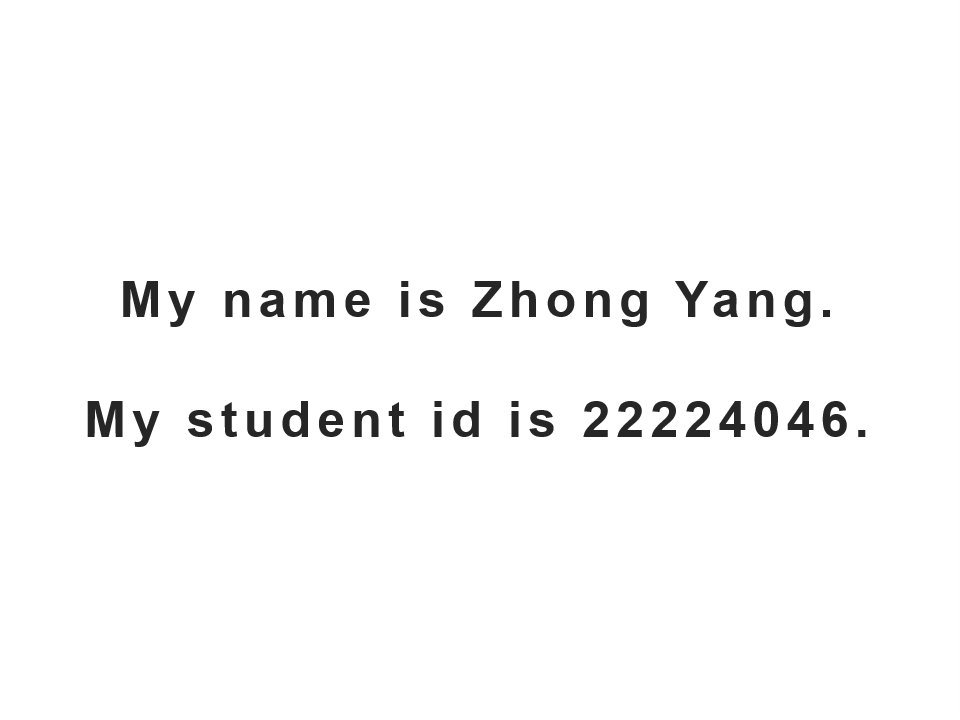
//> input picture labs/lab1-warm-up/info.png, 960 x 720 px
$ ./main   (built with g++ and OpenCV 4)
//> lines starting //> are read from the running program, lines starting //| are printed output that depends on the picture; after the words box and inside, x2 and y2 are one past the last pixel; in counts of white or black regions, pixels touching at a corner belong together
### labs/lab1-warm-up/BounceBall.hpp
#ifndef BOUNCEBALL
#define BOUNCEBALL
#include <cmath>
#include <iostream>
#include <opencv2/opencv.hpp>

using namespace std;
using namespace cv;

class BounceBall {
 private:
  // position
  int x, y;
  // speed
  int dx, dy;
  // radius
  int radius;
  // color
  Scalar color;

  bool collapse(const BounceBall &);

 public:
  BounceBall() = default;

  BounceBall(int bx, int by, int dbx, int dby, int br, const Scalar &bc)
      : x(bx), y(by), dx(dbx), dy(dby), radius(br), color(bc) {}

  // [8 lines left out: function BounceBall, not called in this run]

  ~BounceBall() {}

  friend void move(vector<BounceBall> &, const int &, const int &);

  void draw(Mat &) const;
};

#endif

### labs/lab1-warm-up/BounceBall.cpp
#include "BounceBall.hpp"

using namespace std;

void move(vector<BounceBall> &balls, const int &width, const int &height) {
  // change balls position
  for (int i = 0; i < balls.size(); i++) {
    // check the window boundary
    if (balls[i].x + balls[i].dx < balls[i].radius ||
        balls[i].x + balls[i].dx > width - balls[i].radius ||
        balls[i].y + balls[i].dy < balls[i].radius ||
        balls[i].y + balls[i].dy > height - balls[i].radius) {
      if ((balls[i].x + balls[i].dx < balls[i].radius ||
           balls[i].x + balls[i].dx > width - balls[i].radius) &&
          (balls[i].y + balls[i].dy < balls[i].radius ||
           balls[i].y + balls[i].dy > height - balls[i].radius)) {
        balls[i].dx = -balls[i].dx;
        balls[i].dy = -balls[i].dy;
      } else if (balls[i].x + balls[i].dx < balls[i].radius ||
                 balls[i].x + balls[i].dx > width - balls[i].radius) {
        balls[i].dx = -balls[i].dx;
      } else {
        balls[i].dy = -balls[i].dy;
      }
    }

    // check other balls
    for (int j = 0; j < balls.size(); j++) {
      if (i == j) {
        continue;
      }

      if (balls[i].collapse(balls[j]) == true) {
        // for rear-end collision, exchange speed
        // for head-on collision, change speed direction
        if (balls[i].dx * balls[j].dx > 0) {
          int tmp = balls[i].dx;
          balls[i].dx = balls[j].dx;
          balls[j].dx = tmp;
        } else {
          balls[i].dx = -balls[i].dx;
          balls[j].dx = -balls[j].dx;
        }

        if (balls[i].dy * balls[j].dy > 0) {
          int tmp = balls[i].dy;
          balls[i].dy = balls[j].dy;
          balls[j].dy = tmp;
        } else {
          balls[j].dy = -balls[j].dy;
          balls[i].dy = -balls[i].dy;
        }
      }
    }

    balls[i].x += balls[i].dx;
    balls[i].y += balls[i].dy;
  }
}

void BounceBall::draw(cv::Mat &img) const {
  cv::circle(img, cv::Point(x, y), radius, color, -1);
}

bool BounceBall::collapse(const BounceBall &other) {
  double distance = sqrt(pow(x - other.x, 2) + pow(y - other.y, 2));
  if (distance > radius + other.radius)
    return false;
  else
    return true;
}

### labs/lab1-warm-up/main.cpp
#include <assert.h>
#include <math.h>
#include <stdlib.h>
#include <iostream>
#include <opencv2/opencv.hpp>

#include "BounceBall.hpp"


#define FRAME_NUM 20
#define DELAY 300
using namespace std;
using namespace cv;

// return a random integer in [min, max)
int RandInt(int max, int min = 0) {
  assert(max >= min);
  return rand() % (max - min) + min;
}

Scalar RandColor() { return Scalar(RandInt(255), RandInt(255), RandInt(255)); }

void RandPattern(Mat &img, int xlow, int xhigh, int ylow, int yhigh) {
  int x, y, nx, ny;
  int x1, x2, y1, y2;
  int r;
  switch (RandInt(3)) {
    case 1:
      // circle
      x = RandInt(xhigh, xlow), y = RandInt(yhigh, ylow);
      r = xhigh - xlow > yhigh - ylow ? RandInt(yhigh - ylow)
                                      : RandInt(xhigh - xlow);
      circle(img, Point(x, y), r, RandColor(), -1);
      break;
    case 2:
      // rectangle
      x1 = RandInt(xhigh, xlow), y1 = RandInt(yhigh, ylow);
      x2 = RandInt(xhigh, x1), y2 = RandInt(yhigh, y1);
      rectangle(img, Point(x1, y1), Point(x2, y2), RandColor(), -1);
      break;
    default:
      // line
      x = RandInt(xhigh, xlow), y = RandInt(yhigh, ylow);
      nx = RandInt(xhigh, xlow), ny = RandInt(yhigh, ylow);
      line(img, Point(x, y), Point(nx, ny), RandColor(), 2);
      break;
  }
}

int main(int argc, char **argv) {
  // define size (equal to the size of the info.png, profile.png and end.png)
  const int width = 960, height = 720;
  // create a img
  Mat img;
  const char windName[] = "lab1-warm-up";
  // create a window
  namedWindow(windName);
  // create a videowriter
  VideoWriter vw("./lab1_output.avi", VideoWriter::fourcc('M', 'J', 'P', 'G'),
                 30.0, Size(width, height), true);

  // load my info
  cout << "load my infomation\n";
  img = imread("../lab1-warm-up/info.png");
//> img is the input picture: 720 rows x 960 cols, CV_8UC3; min 38, max 255, mean 249.5
  for (int i = 0; i < FRAME_NUM; i++) {
    imshow(windName, img);
    vw << img;
    if (waitKey(DELAY) == 32) {
      cout << "wait\n";
      waitKey(0);
      cout << "break\n";
    }
  }

  // load my profile and convert to grayscale image
  cout << "load my profile and convert to grayscale image\n";
  img = imread("../lab1-warm-up/profile.jpg");
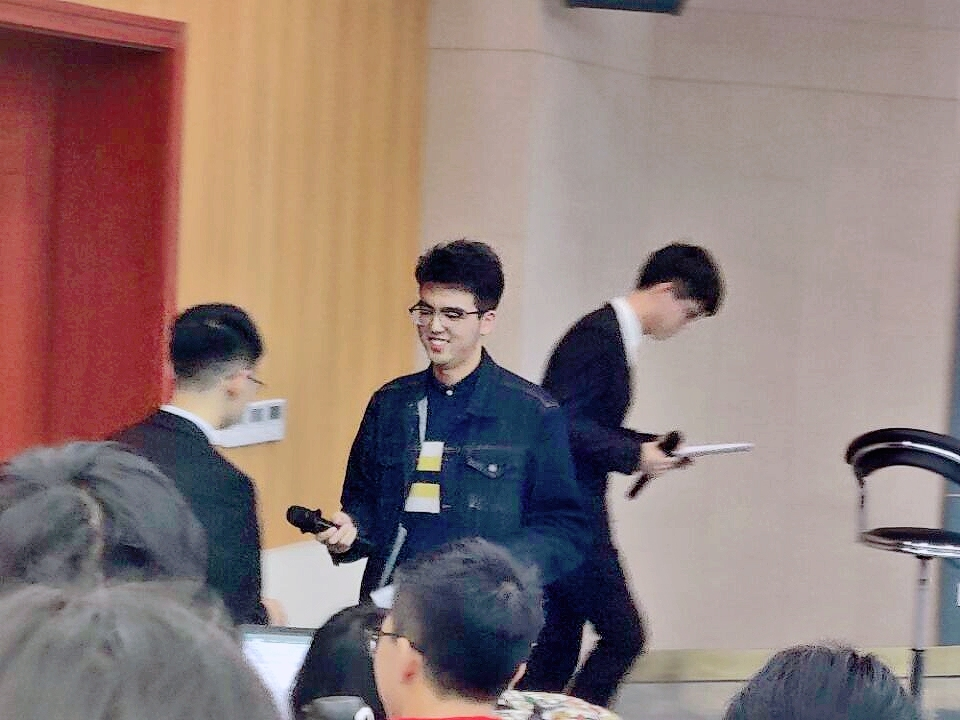
//> input picture labs/lab1-warm-up/profile.jpg, 960 x 720 px
//> img is the input picture: 720 rows x 960 cols, CV_8UC3; mean B, G, R 119.2, 122.3, 142.4
  int rows = 0;
  for (int i = 0; i < FRAME_NUM; i++) {
    while (rows < height / FRAME_NUM * (i + 1) && rows < height) {
      for (int cols = 0; cols < width; cols++) {
        int b = img.at<Vec3b>(rows, cols)[0];
        int g = img.at<Vec3b>(rows, cols)[1];
        int r = img.at<Vec3b>(rows, cols)[2];

        img.at<Vec3b>(rows, cols)[0] = 0.33 * (r + g + b);
        img.at<Vec3b>(rows, cols)[1] = 0.33 * (r + g + b);
        img.at<Vec3b>(rows, cols)[2] = 0.33 * (r + g + b);
      }
      rows += 1;
    }
    imshow(windName, img);
    vw << img;
    if (waitKey(DELAY) == 32) {
      cout << "wait\n";
      waitKey(0);
      cout << "break\n";
    }
  }
//> this loop made 20 passes
//> rows on passes 1 to 12: 36, 72, 108, 144, 180, 216, 252, 288, 324, 360, 396, 432
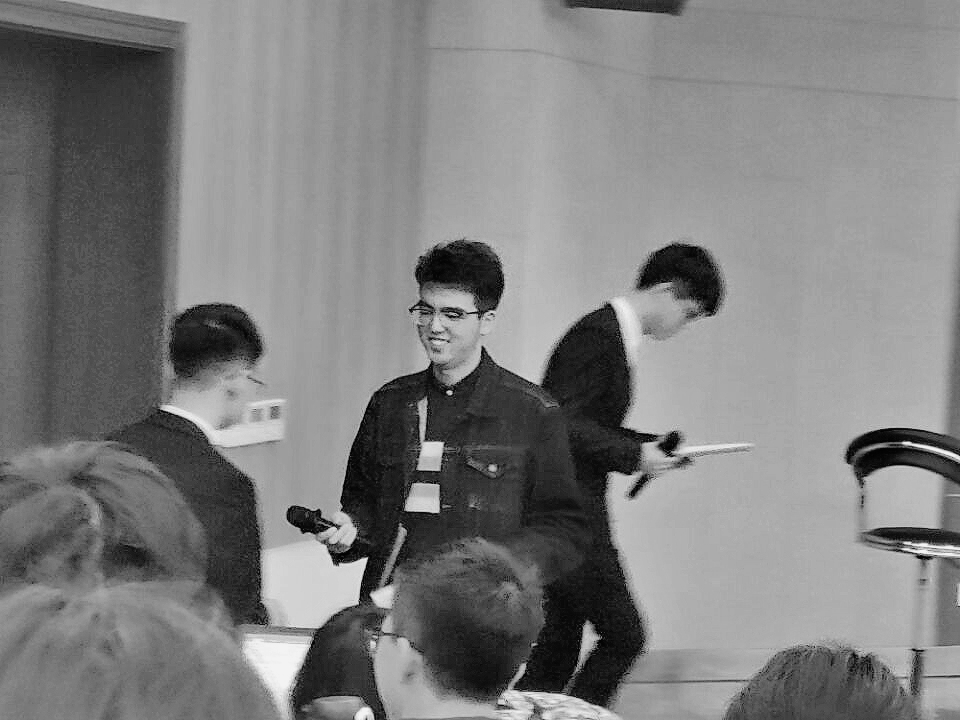
//> img: 720 rows x 960 cols, CV_8UC3; min 1, max 244, mean 126.2
//> after the loop, rows = 720

  // then convert to black and white image
  cout << "then convert to black and white image\n";
  int threhold = 128;
  rows = 0;
  for (int i = 0; i < FRAME_NUM; i++) {
    while (rows < height / FRAME_NUM * (i + 1) && rows < height) {
      for (int cols = 0; cols < width; cols++) {
        for (int channel = 0; channel < 3; channel++) {
          if (img.at<Vec3b>(rows, cols)[channel] >= threhold)
            img.at<Vec3b>(rows, cols)[channel] = 255;
          else
            img.at<Vec3b>(rows, cols)[channel] = 0;
        }
      }
      rows += 1;
    }
    imshow(windName, img);
    vw << img;
    if (waitKey(DELAY) == 32) {
      cout << "wait\n";
      waitKey(0);
      cout << "break\n";
    }
  }
//> this loop made 20 passes
//> pass 1, `imshow(windName, img);`:
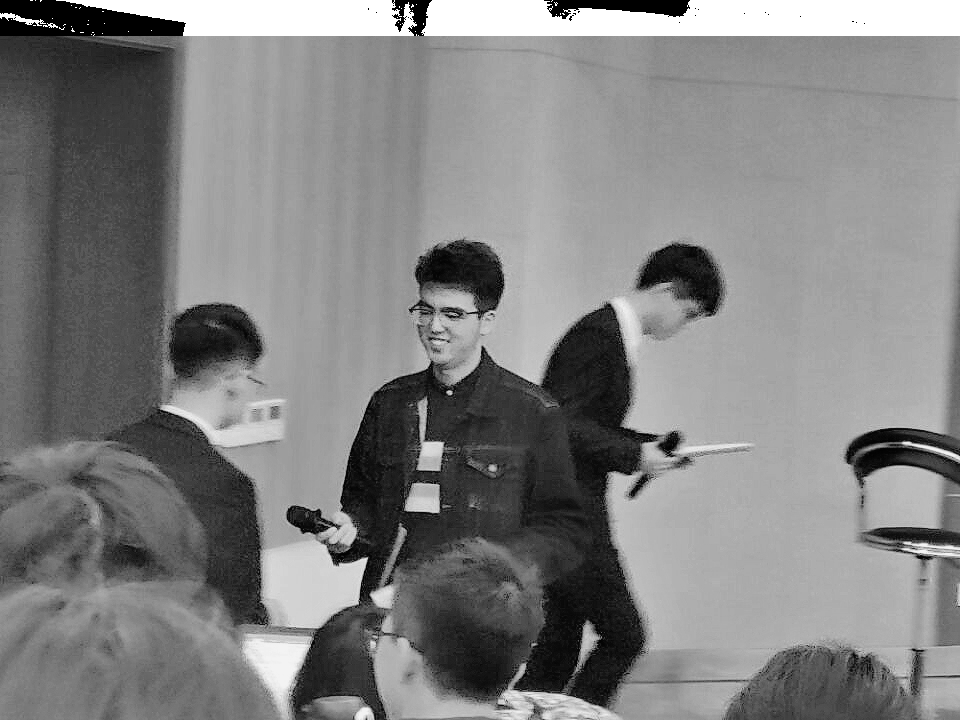
//> window 'lab1-warm-up': 720 rows x 960 cols, CV_8UC3; min 0, max 255, mean 129.4
//> after the loop:
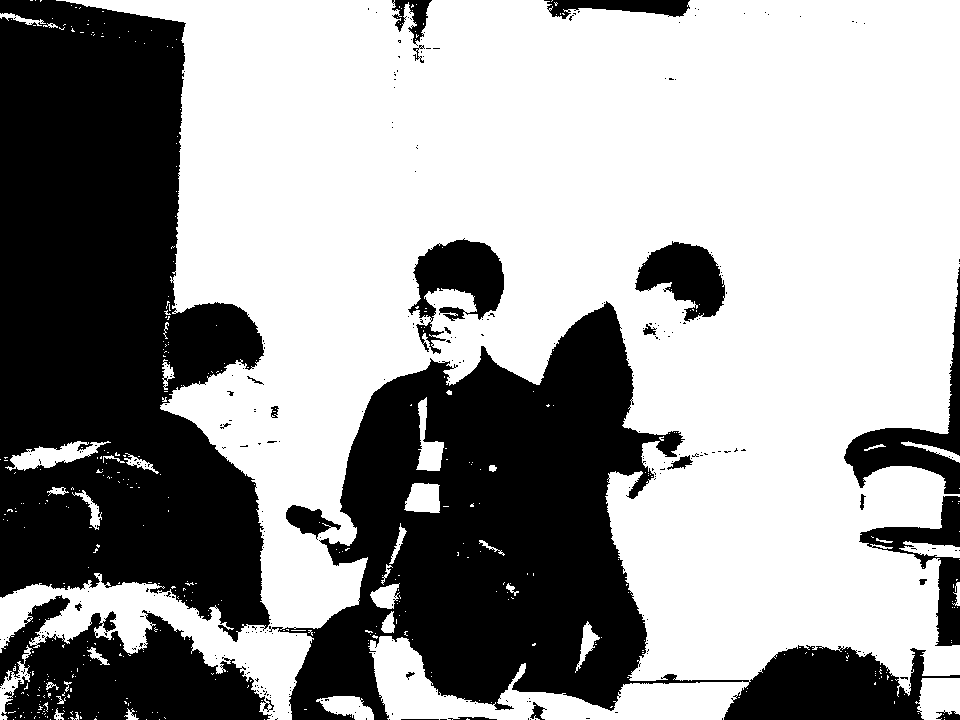
//> img: 720 rows x 960 cols, CV_8UC3; 61.2% white; 324 black regions (299 under 20 px), largest, box (x1, y1, x2, y2) and area: (0, 0, 271, 642) 119877, (269, 301, 960, 720) 104247, (0, 595, 274, 720) 19612
//> after the loop, rows = 720

  // draw some simple random patterns
  cout << "draw some simple random patterns\n";
  // initialize "a white paper"
  img = Mat(Size(width, height), CV_8UC3, Scalar(255, 255, 255));
  // initialize a point
  for (int i = 0; i < FRAME_NUM; i++) {
    RandPattern(img, 0, width, 0, height);
    imshow(windName, img);
    vw << img;
    if (waitKey(DELAY) == 32) {
      cout << "wait\n";
      waitKey(0);
      cout << "break\n";
    }
  }
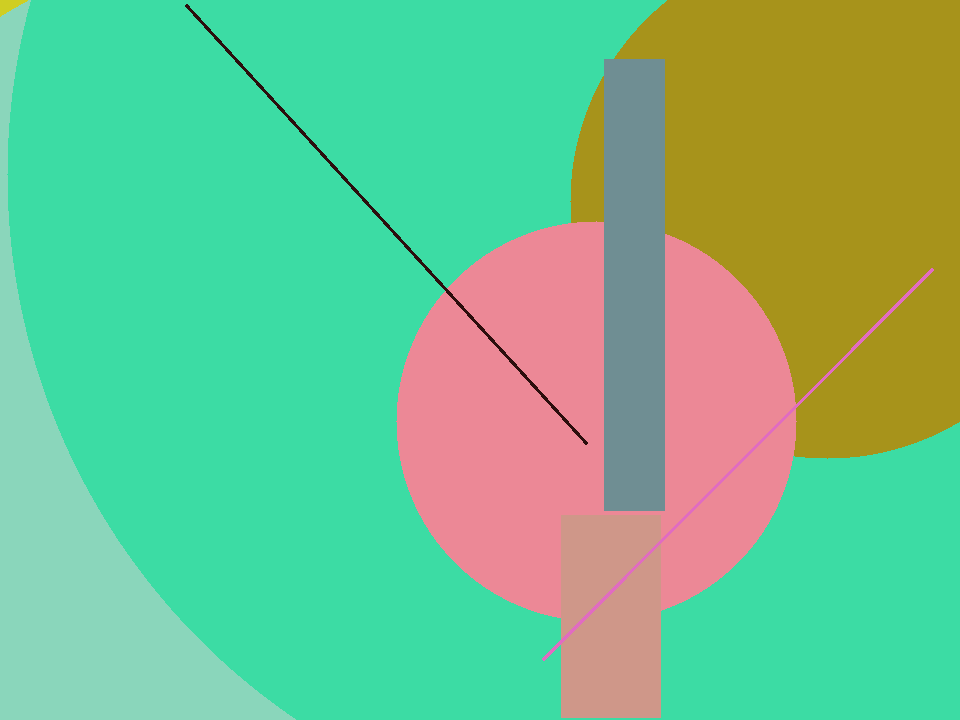
//> img: 720 rows x 960 cols, CV_8UC3; mean B, G, R 139.1, 189.7, 115.2

  // bounce balls
  cout << "bounce balls\n";
  // inialize
  int speed = 10, radius = 15;
  vector<BounceBall> balls(10);
  for (int i = 0; i < balls.size(); i++) {
    int ri = RandInt(2 * radius, radius), vi = RandInt(2 * speed, speed);
    int xi = RandInt(width / balls.size() * (i + 1) - ri,
                     width / balls.size() * i + ri),
        yi = RandInt(height - ri, ri);
    balls[i] = BounceBall(xi, yi, vi, vi, ri, RandColor());
  }
  // move
  for (int i = 0; i < FRAME_NUM * 5; i++) {
    img = Mat(Size(width, height), CV_8UC3, Scalar(255, 255, 255));
    for (const auto &ball : balls) {
      ball.draw(img);
    }
    move(balls, width, height);
    imshow(windName, img);
    vw << img;
    if (waitKey(DELAY) == 32) {
      cout << "wait\n";
      waitKey(0);
      cout << "break\n";
    }
  }

  // end the vedio
  cout << "end the vedio\n";
  img = imread("../lab1-warm-up/end.png");
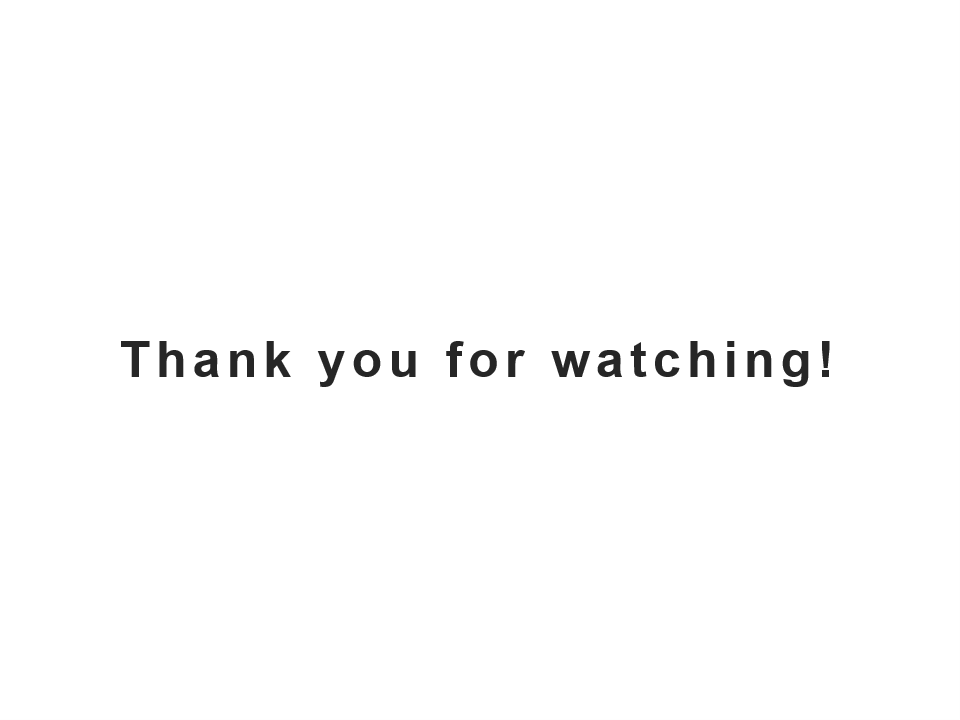
//> input picture labs/lab1-warm-up/end.png, 960 x 720 px
//> img is the input picture: 720 rows x 960 cols, CV_8UC3; min 38, max 255, mean 252.5
  for (int i = 0; i < FRAME_NUM / 5; i++) {
    imshow(windName, img);
    vw << img;
    if (waitKey(DELAY) == 32) {
      cout << "wait\n";
      waitKey(0);
      cout << "break\n";
    }
  }

  // type any character to quit the process
  cout << "type any character to quit" << endl;

  // pause to quit
  waitKey(0);

  // destroy window
  destroyWindow(windName);
  return 0;
}
